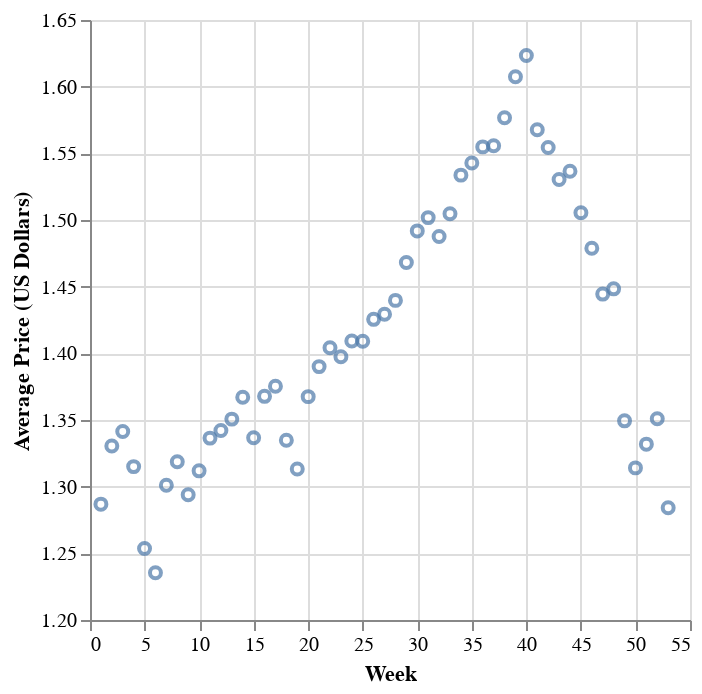

Here is the notebook cell this chart was saved with:
### Code cell
# Task 1.4

# Create the chart with filtered data
chart_weekly = alt.Chart(avocado_prices_weekly).mark_point().encode(
    x=alt.X("wk:Q", title="Week"), # Set the X-axis
    y=alt.Y("average_price:Q", title="Average Price (US Dollars)", scale=alt.Scale(domain=[1.2, 1.65])), # Set the Y-axis
)

# Display the chart
chart_weekly

### Figure 1 — Vega-Lite specification as saved in the notebook (floating-point values rounded to 4 significant figures)
{"config": {"view": {"continuousWidth": 300, "continuousHeight": 300}}, "data": {"name": "data-107573efcf32c653f206e7fd1a83aba7"}, "mark": {"type": "point"}, "encoding": {"x": {"field": "wk", "title": "Week", "type": "quantitative"}, "y": {"field": "average_price", "scale": {"domain": [1.2, 1.65]}, "title": "Average Price (US Dollars)", "type": "quantitative"}}, "$schema": "https://vega.github.io/schema/vega-lite/v5.20.1.json", "datasets": {"data-107573efcf32c653f206e7fd1a83aba7": [{"wk": 1, "average_price": 1.287, "small_hass_volume": 191300.0, "large_hass_volume": 218600.0, "extra_l_hass_volume": 14570.0, "yr": 2016.0}, {"wk": 2, "average_price": 1.331, "small_hass_volume": 180700.0, "large_hass_volume": 205400.0, "extra_l_hass_volume": 13430.0, "yr": 2016.0}, {"wk": 3, "average_price": 1.341, "small_hass_volume": 186900.0, "large_hass_volume": 210300.0, "extra_l_hass_volume": 14890.0, "yr": 2016.0}, {"wk": 4, "average_price": 1.315, "small_hass_volume": 183400.0, "large_hass_volume": 206800.0, "extra_l_hass_volume": 14990.0, "yr": 2016.0}, {"wk": 5, "average_price": 1.254, "small_hass_volume": 250100.0, "large_hass_volume": 258900.0, "extra_l_hass_volume": 19160.0, "yr": 2016.0}, {"wk": 6, "average_price": 1.235, "small_hass_volume": 258600.0, "large_hass_volume": 265100.0, "extra_l_hass_volume": 21990.0, "yr": 2016.0}, {"wk": 7, "average_price": 1.301, "small_hass_volume": 202500.0, "large_hass_volume": 186900.0, "extra_l_hass_volume": 15940.0, "yr": 2016.0}, {"wk": 8, "average_price": 1.319, "small_hass_volume": 182700.0, "large_hass_volume": 179600.0, "extra_l_hass_volume": 15080.0, "yr": 2016.0}, {"wk": 9, "average_price": 1.294, "small_hass_volume": 201300.0, "large_hass_volume": 202300.0, "extra_l_hass_volume": 16040.0, "yr": 2016.0}, {"wk": 10, "average_price": 1.312, "small_hass_volume": 191600.0, "large_hass_volume": 182800.0, "extra_l_hass_volume": 15730.0, "yr": 2016.0}, {"wk": 11, "average_price": 1.336, "small_hass_volume": 188900.0, "large_hass_volume": 180800.0, "extra_l_hass_volume": 15700.0, "yr": 2016.0}, {"wk": 12, "average_price": 1.342, "small_hass_volume": 189400.0, "large_hass_volume": 195400.0, "extra_l_hass_volume": 16470.0, "yr": 2016.0}, {"wk": 13, "average_price": 1.351, "small_hass_volume": 180900.0, "large_hass_volume": 183500.0, "extra_l_hass_volume": 17040.0, "yr": 2016.0}, {"wk": 14, "average_price": 1.367, "small_hass_volume": 190500.0, "large_hass_volume": 177800.0, "extra_l_hass_volume": 16610.0, "yr": 2016.0}, {"wk": 15, "average_price": 1.337, "small_hass_volume": 201100.0, "large_hass_volume": 182300.0, "extra_l_hass_volume": 16200.0, "yr": 2016.0}, {"wk": 16, "average_price": 1.368, "small_hass_volume": 195800.0, "large_hass_volume": 189800.0, "extra_l_hass_volume": 18360.0, "yr": 2016.0}, {"wk": 17, "average_price": 1.375, "small_hass_volume": 198100.0, "large_hass_volume": 193800.0, "extra_l_hass_volume": 16250.0, "yr": 2016.0}, {"wk": 18, "average_price": 1.335, "small_hass_volume": 231300.0, "large_hass_volume": 236700.0, "extra_l_hass_volume": 16970.0, "yr": 2016.0}, {"wk": 19, "average_price": 1.313, "small_hass_volume": 241200.0, "large_hass_volume": 245300.0, "extra_l_hass_volume": 19520.0, "yr": 2016.0}, {"wk": 20, "average_price": 1.368, "small_hass_volume": 202600.0, "large_hass_volume": 191000.0, "extra_l_hass_volume": 17660.0, "yr": 2016.0}, {"wk": 21, "average_price": 1.39, "small_hass_volume": 202400.0, "large_hass_volume": 193700.0, "extra_l_hass_volume": 16840.0, "yr": 2016.0}, {"wk": 22, "average_price": 1.404, "small_hass_volume": 214300.0, "large_hass_volume": 198000.0, "extra_l_hass_volume": 16970.0, "yr": 2016.0}, {"wk": 23, "average_price": 1.397, "small_hass_volume": 222300.0, "large_hass_volume": 195600.0, "extra_l_hass_volume": 18910.0, "yr": 2016.0}, {"wk": 24, "average_price": 1.409, "small_hass_volume": 215300.0, "large_hass_volume": 186300.0, "extra_l_hass_volume": 17600.0, "yr": 2016.0}, {"wk": 25, "average_price": 1.409, "small_hass_volume": 211700.0, "large_hass_volume": 201600.0, "extra_l_hass_volume": 19650.0, "yr": 2016.0}, {"wk": 26, "average_price": 1.425, "small_hass_volume": 196900.0, "large_hass_volume": 186500.0, "extra_l_hass_volume": 17430.0, "yr": 2016.0}, {"wk": 27, "average_price": 1.429, "small_hass_volume": 210000.0, "large_hass_volume": 204900.0, "extra_l_hass_volume": 20500.0, "yr": 2016.0}, {"wk": 28, "average_price": 1.44, "small_hass_volume": 188200.0, "large_hass_volume": 187500.0, "extra_l_hass_volume": 16070.0, "yr": 2016.0}, {"wk": 29, "average_price": 1.468, "small_hass_volume": 176200.0, "large_hass_volume": 183700.0, "extra_l_hass_volume": 15100.0, "yr": 2016.0}, {"wk": 30, "average_price": 1.492, "small_hass_volume": 174700.0, "large_hass_volume": 181600.0, "extra_l_hass_volume": 13630.0, "yr": 2016.0}, {"wk": 31, "average_price": 1.502, "small_hass_volume": 171800.0, "large_hass_volume": 179900.0, "extra_l_hass_volume": 12550.0, "yr": 2016.0}, {"wk": 32, "average_price": 1.488, "small_hass_volume": 188400.0, "large_hass_volume": 190300.0, "extra_l_hass_volume": 12980.0, "yr": 2016.0}, {"wk": 33, "average_price": 1.505, "small_hass_volume": 184900.0, "large_hass_volume": 187400.0, "extra_l_hass_volume": 13450.0, "yr": 2016.0}, {"wk": 34, "average_price": 1.534, "small_hass_volume": 177300.0, "large_hass_volume": 168200.0, "extra_l_hass_volume": 11300.0, "yr": 2016.0}, {"wk": 35, "average_price": 1.543, "small_hass_volume": 179100.0, "large_hass_volume": 167100.0, "extra_l_hass_volume": 11540.0, "yr": 2016.0}, {"wk": 36, "average_price": 1.555, "small_hass_volume": 189800.0, "large_hass_volume": 181900.0, "extra_l_hass_volume": 11970.0, "yr": 2016.0}, {"wk": 37, "average_price": 1.556, "small_hass_volume": 165800.0, "large_hass_volume": 182000.0, "extra_l_hass_volume": 11480.0, "yr": 2016.0}, {"wk": 38, "average_price": 1.577, "small_hass_volume": 152500.0, "large_hass_volume": 169900.0, "extra_l_hass_volume": 10920.0, "yr": 2016.0}, {"wk": 39, "average_price": 1.607, "small_hass_volume": 141900.0, "large_hass_volume": 169200.0, "extra_l_hass_volume": 10450.0, "yr": 2016.0}, {"wk": 40, "average_price": 1.623, "small_hass_volume": 134300.0, "large_hass_volume": 168900.0, "extra_l_hass_volume": 11170.0, "yr": 2016.0}, {"wk": 41, "average_price": 1.568, "small_hass_volume": 139000.0, "large_hass_volume": 165200.0, "extra_l_hass_volume": 13250.0, "yr": 2016.0}, {"wk": 42, "average_price": 1.554, "small_hass_volume": 137400.0, "large_hass_volume": 171400.0, "extra_l_hass_volume": 11050.0, "yr": 2016.0}, {"wk": 43, "average_price": 1.53, "small_hass_volume": 132100.0, "large_hass_volume": 152600.0, "extra_l_hass_volume": 11070.0, "yr": 2016.0}, {"wk": 44, "average_price": 1.537, "small_hass_volume": 142500.0, "large_hass_volume": 169200.0, "extra_l_hass_volume": 12320.0, "yr": 2016.0}, {"wk": 45, "average_price": 1.506, "small_hass_volume": 147700.0, "large_hass_volume": 157800.0, "extra_l_hass_volume": 11030.0, "yr": 2016.0}, {"wk": 46, "average_price": 1.479, "small_hass_volume": 152300.0, "large_hass_volume": 159900.0, "extra_l_hass_volume": 9297.0, "yr": 2016.0}, {"wk": 47, "average_price": 1.444, "small_hass_volume": 144900.0, "large_hass_volume": 143300.0, "extra_l_hass_volume": 8782.0, "yr": 2016.0}, {"wk": 48, "average_price": 1.448, "small_hass_volume": 129300.0, "large_hass_volume": 129200.0, "extra_l_hass_volume": 7871.0, "yr": 2016.0}, {"wk": 49, "average_price": 1.349, "small_hass_volume": 164500.0, "large_hass_volume": 178500.0, "extra_l_hass_volume": 10380.0, "yr": 2016.0}, {"wk": 50, "average_price": 1.314, "small_hass_volume": 156000.0, "large_hass_volume": 177300.0, "extra_l_hass_volume": 9755.0, "yr": 2016.0}, {"wk": 51, "average_price": 1.332, "small_hass_volume": 146300.0, "large_hass_volume": 161500.0, "extra_l_hass_volume": 11610.0, "yr": 2016.0}, {"wk": 52, "average_price": 1.351, "small_hass_volume": 147500.0, "large_hass_volume": 158000.0, "extra_l_hass_volume": 12140.0, "yr": 2016.0}, {"wk": 53, "average_price": 1.284, "small_hass_volume": 197600.0, "large_hass_volume": 213200.0, "extra_l_hass_volume": 10240.0, "yr": 2017.0}]}}
